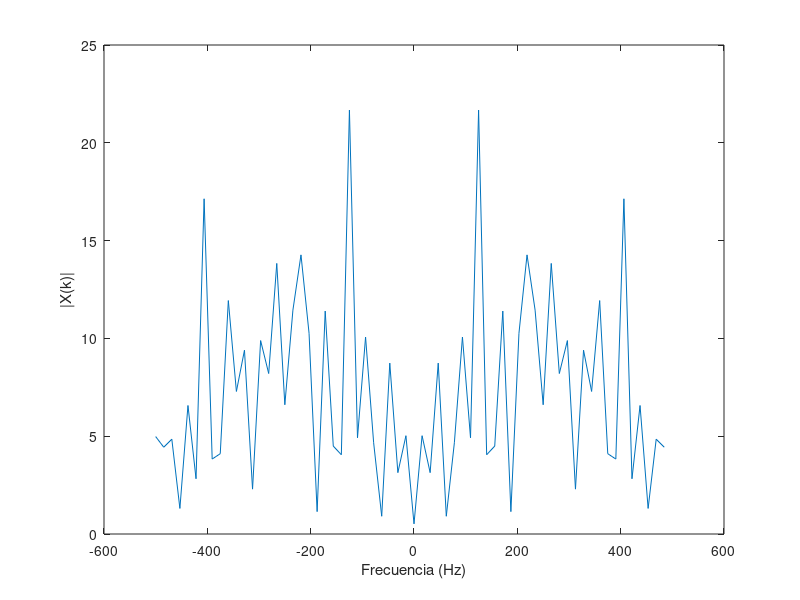

Reproduce this figure in MATLAB. (Note: this script raises an error after producing the figure.)
%%%%%%%%%%%%%%%%%%%%%%%%%%%%%%%%%%%%%%%%%%%%%%%%%%%%%%%%%%%%
%%%%%%%%%%%%%%  PARTE 1: Convolución Circular %%%%%%%%%%%%%%
%%%%%%%%%%%%%%%%%%%%%%%%%%%%%%%%%%%%%%%%%%%%%%%%%%%%%%%%%%%%


% PREGUNTA 1

% Parámetros
N = 64;        % Longitud de x[n], puede ajustarse
Ts = 1e-3;     % Periodo de muestreo

% Generar señal aleatoria x[n]
x = randn(N, 1);

% Calcular su espectro X(k)
X = fftshift(fft(x));

% Vector de frecuencia para graficar
Fs = 1/Ts;
f = (-N/2:N/2-1)*(Fs/N);

% Graficar el espectro de x[n]
figure;
plot(f, abs(X));
xlabel("Frecuencia (Hz)");
ylabel("|X(k)|");
xline(0)
title("Espectro de x[n]");


% PREGUNTA 2

% Respuesta al impulso del canal h[n]
h = [-0.1, 0.3, -0.5, 0.7, -0.9, 0.7, -0.5, 0.3, -0.1]';

% Llenar con ceros h[n] hasta longitud N
h_padded = [h; zeros(N - length(h), 1)];

% Calcular su espectro H(k)
H = fftshift(fft(h_padded));

% Graficar el espectro de h[n]
figure;
plot(f, abs(H));
xlabel("Frecuencia (Hz)");
ylabel("|H(k)|");
title("Espectro de h[n]");


% PREGUNTA 3

% Convolución lineal
y = conv(x, h);

% Calcular su FFT de N puntos
Y = fftshift(fft(y, N));

% Graficar el espectro de y[n]
figure;
plot(f, abs(Y));
xlabel("Frecuencia (Hz)");
ylabel("|Y(k)|");
title("Espectro de y[n] (Convolución Lineal)");


% PREGUNTA 4

% Convolución circular
yc = cconv(x, h, N);  % Convolución circular de N puntos

% Calcular su espectro Yc(k)
Yc = fftshift(fft(yc));

% Graficar el espectro de yc[n]
figure;
plot(f, abs(Yc));
xlabel("Frecuencia (Hz)");
ylabel("|Y_c(k)|");
title("Espectro de y_c[n] (Convolución Circular)");


% PREGUNTA 5

% Calcular el producto X(k) * H(k)
XH = X .* H;

% Comparación entre X(k)*H(k) y Y(k)
figure;
subplot(1,2,1);
plot(f, abs(XH), f, abs(Y));
xlabel("Frecuencia (Hz)");
ylabel("Magnitud");
title("Comparación de X(k)*H(k) y Y(k)");
legend("|X(k)*H(k)|", "|Y(k)|");

% Comparación entre X(k)*H(k) y Yc(k)
subplot(1,2,2);
plot(f, abs(XH), f, abs(Yc));
xlabel("Frecuencia (Hz)");
ylabel("Magnitud");
title("Comparación de X(k)*H(k) y Y_c(k)");
legend("|X(k)*H(k)|", "|Y_c(k)|");

% Longitud del prefijo cíclico (debe ser >= longitud de h[n]-1)
L = length(h) - 1;

% Construir prefijo cíclico a partir de las últimas L muestras de x[n]
cyclic_prefix = x(end-L+1:end);

% Extender x[n] con prefijo cíclico
x_ext = [cyclic_prefix; x];

% Longitud óptima del prefijo cíclico es L = length(h) - 1 = 10
fprintf("Longitud elegida del prefijo cíclico: %d\n", L);

% Convolución lineal con la señal extendida
y_ext = conv(x_ext, h);

% Eliminar las primeras L muestras para extraer el resultado de la convolución circular
yc_extracted = y_ext(L+1:L+N);

% Verificar que yc extraído coincide con la convolución circular yc
difference = max(abs(yc - yc_extracted));
fprintf("Diferencia máxima entre yc y yc extraído: %e\n", difference);

%%%%%%%%%%%%%%%%%%%%%%%%%%%%%%%%%%%%%%%%%%%%%%%%%%%%%%%%%%%%
%%%%%%%%%%%%%%%%%%  PARTE 2: Ecualización %%%%%%%%%%%%%%%%%%
%%%%%%%%%%%%%%%%%%%%%%%%%%%%%%%%%%%%%%%%%%%%%%%%%%%%%%%%%%%%

% Parámetros de OFDM
NFFT = 128;           % Tamaño de FFT
Ncp = 16;             % Longitud del prefijo cíclico (varía según el caso)
Nofdm = 100;          % Número de símbolos OFDM
Nsub = 10;            % Número de subportadoras de datos
modOrder = 4;         % Modulación QPSK (número M-ario)

% Respuesta al impulso del canal h[n]
h = [0, -0.1, 0.3, -0.5, 0.7, -0.9, 0.7, -0.5, 0.3, -0.1, 0]';


% Respuesta de frecuencia ideal del canal
H = fft(h, NFFT);

% Generar bits aleatorios
numBits = Nsub * Nofdm * log2(modOrder);
bits = randi([0 1], numBits, 1);

%%%%%%%%%%%%%%%%%%%%%%%%%%%%%%%%%%%%%%%%%%%%%%%%%%%%%%%%%%%%
%%%%%%%%%%%%  PARTE A: Intervalo de guarda con 0 %%%%%%%%%%%%%%%%%%
%%%%%%%%%%%%%%%%%%%%%%%%%%%%%%%%%%%%%%%%%%%%%%%%%%%%%%%%%%%%

% Actualizar Ncp para este caso
Ncp = 16;

% Modulación QPSK
symbols = moduladorQPSK(bits);

% Remodelar símbolos en subportadoras x símbolos OFDM
symbols_matrix = reshape(symbols, Nsub, Nofdm);

% Inicializar la matriz de símbolos OFDM
X = zeros(NFFT, Nofdm);

% Mapear símbolos a subportadoras
X(2:Nsub+1, :) = symbols_matrix;

% Modulación OFDM (IFFT)
ofdm_symbols = ifft(X, NFFT);

% Agregar intervalo de guarda lleno de ceros
ofdm_with_guard = [zeros(Ncp, Nofdm); ofdm_symbols];

% Serializar los símbolos OFDM
s = ofdm_with_guard(:);

% Transmitir a través del canal
s_rx = conv(s, h);
s_rx = s_rx(1:length(s));

% Remodelar la señal recibida
s_rx_matrix = reshape(s_rx, NFFT + Ncp, Nofdm);

% Eliminar el intervalo de guarda
received_symbols = s_rx_matrix(Ncp+1:end, :);

% Demodulación OFDM (FFT)
Y = fft(received_symbols, NFFT);

size(Y)
size(repmat(H.', 1, Nofdm))

% Ecualización en el dominio de frecuencia
Y_eq = Y ./ repmat(H, 1, Nofdm);

% Extraer las subportadoras de datos
received_data = Y_eq(2:Nsub+1, :);
received_data = received_data(:);

% Demodulación QPSK
received_bits = demoduladorQPSK(received_data);

% Calcular BER
num_errors = sum(bits ~= received_bits);
bit_error_rate = num_errors / numBits;
fprintf("Caso a) BER con intervalo de guarda en cero: %f\n", bit_error_rate);

% Diagrama de constelación
figure;
subplot(1,2,1);
plot(real(symbols), imag(symbols), "o");
title("Constelación Transmitida");
xlabel("En Fase");
ylabel("En Cuadratura");
axis square;

subplot(1,2,2);
plot(real(received_data), imag(received_data), "o");
title("Constelación Recibida (Caso a)");
xlabel("En Fase");
ylabel("En Cuadratura");
axis square;

%%%%%%%%%%%%%%%%%%%%%%%%%%%%%%%%%%%%%%%%%%%%%%%%%%%%%%%%%%%%
%%%%%%%%%%%%  PARTE B: Intervalo de guarda con 0 %%%%%%%%%%%%%%%%%%
%%%%%%%%%%%%%%%%%%%%%%%%%%%%%%%%%%%%%%%%%%%%%%%%%%%%%%%%%%%%

% Actualizar Ncp para el Caso b)
Ncp = 4;  % Longitud del prefijo cíclico menor al canal

% Modulación QPSK
symbols_b = moduladorQPSK(bits);

% Remodelar símbolos en subportadoras x símbolos OFDM
symbols_matrix_b = reshape(symbols_b, Nsub, Nofdm);

% Inicializar la matriz de símbolos OFDM
X_b = zeros(NFFT, Nofdm);

% Mapear símbolos a subportadoras
X_b(2:Nsub+1, :) = symbols_matrix_b;

% Modulación OFDM (IFFT)
ofdm_symbols_b = ifft(X_b, NFFT);

% Agregar prefijo cíclico (copia de las últimas Ncp muestras)
cyclic_prefix_b = ofdm_symbols_b(end-Ncp+1:end, :);
ofdm_with_cp_b = [cyclic_prefix_b; ofdm_symbols_b];

% Serializar los símbolos OFDM
s_b = ofdm_with_cp_b(:);

% Transmitir a través del canal
s_rx_b = conv(s_b, h);
s_rx_b = s_rx_b(1:length(s_b));

% Remodelar la señal recibida
s_rx_matrix_b = reshape(s_rx_b, NFFT + Ncp, Nofdm);

% Eliminar el prefijo cíclico
received_symbols_b = s_rx_matrix_b(Ncp+1:end, :);

% Demodulación OFDM (FFT)
Y_b = fft(received_symbols_b, NFFT);

% Ecualización en el dominio de frecuencia
Y_eq_b = Y_b ./ repmat(H, 1, Nofdm);

% Extraer las subportadoras de datos
received_data_b = Y_eq_b(2:Nsub+1, :);
received_data_b = received_data_b(:);

% Demodulación QPSK
received_bits_b = demoduladorQPSK(received_data_b);

% Calcular BER
num_errors_b = sum(bits ~= received_bits_b);
bit_error_rate_b = num_errors_b / numBits;
fprintf("Caso b) BER con prefijo cíclico corto: %f\n", bit_error_rate_b);

% Diagrama de constelación
figure;
subplot(1,2,1);
plot(real(symbols_b), imag(symbols_b), "o");
title("Constelación Transmitida");
xlabel("En Fase");
ylabel("En Cuadratura");
axis square;

subplot(1,2,2);
plot(real(received_data_b), imag(received_data_b), "o");
title("Constelación Recibida (Caso b)");
xlabel("En Fase");
ylabel("En Cuadratura");
axis square;

%%%%%%%%%%%%%%%%%%%%%%%%%%%%%%%%%%%%%%%%%%%%%%%%%%%%%%%%%%%%
%%%%%%%%%%%%  PARTE C:  %%%%%%%%%%%%%%%%%%
%%%%%%%%%%%%%%%%%%%%%%%%%%%%%%%%%%%%%%%%%%%%%%%%%%%%%%%%%%%%

% Actualizar Ncp para el Caso c)
Ncp = 16;  % Longitud del prefijo cíclico igual o mayor al canal

% Modulación QPSK
symbols_c = moduladorQPSK(bits);

% Remodelar símbolos en subportadoras x símbolos OFDM
symbols_matrix_c = reshape(symbols_c, Nsub, Nofdm);

% Inicializar la matriz de símbolos OFDM
X_c = zeros(NFFT, Nofdm);

% Mapear símbolos a subportadoras
X_c(2:Nsub+1, :) = symbols_matrix_c;

% Modulación OFDM (IFFT)
ofdm_symbols_c = ifft(X_c, NFFT);

% Agregar prefijo cíclico (copia de las últimas Ncp muestras)
cyclic_prefix_c = ofdm_symbols_c(end-Ncp+1:end, :);
ofdm_with_cp_c = [cyclic_prefix_c; ofdm_symbols_c];

% Serializar los símbolos OFDM
s_c = ofdm_with_cp_c(:);

% Transmitir a través del canal
s_rx_c = conv(s_c, h);
s_rx_c = s_rx_c(1:length(s_c));

% Remodelar la señal recibida
s_rx_matrix_c = reshape(s_rx_c, NFFT + Ncp, Nofdm);

% Eliminar el prefijo cíclico
received_symbols_c = s_rx_matrix_c(Ncp+1:end, :);

% Demodulación OFDM (FFT)
Y_c = fft(received_symbols_c, NFFT);

% Ecualización en el dominio de frecuencia
Y_eq_c = Y_c ./ repmat(H, 1, Nofdm);

% Extraer las subportadoras de datos
received_data_c = Y_eq_c(2:Nsub+1, :);
received_data_c = received_data_c(:);

% Demodulación QPSK
received_bits_c = demoduladorQPSK(received_data_c);

% Calcular BER
num_errors_c = sum(bits ~= received_bits_c);
bit_error_rate_c = num_errors_c / numBits;
fprintf("Caso c) BER con prefijo cíclico suficiente: %f\n", bit_error_rate_c);

% Diagrama de constelación
figure;
subplot(1,2,1);
plot(real(symbols_c), imag(symbols_c), "o");
title("Constelación Transmitida");
xlabel("En Fase");
ylabel("En Cuadratura");
axis square;

subplot(1,2,2);
plot(real(received_data_c), imag(received_data_c), "o");
title("Constelación Recibida (Caso c)");
xlabel("En Fase");
ylabel("En Cuadratura");
axis square;